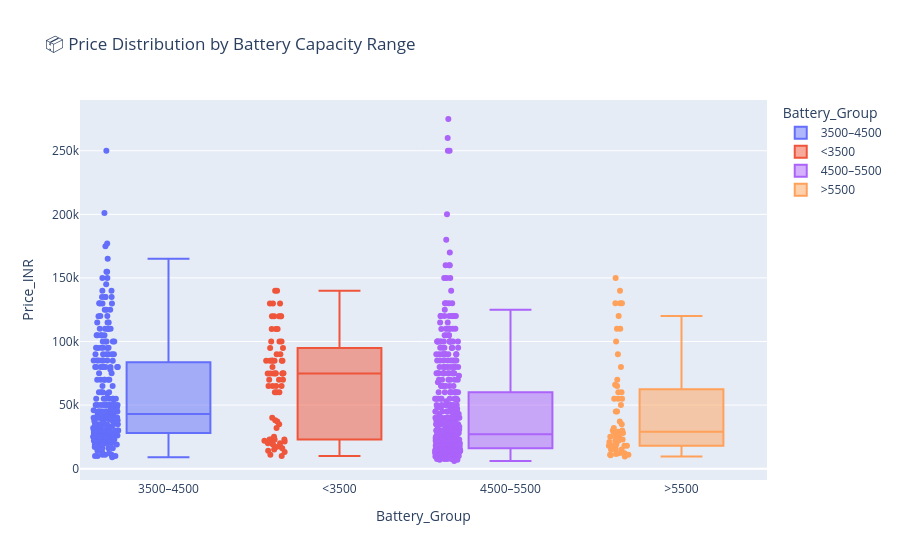

This figure's notebook cell:
### Markdown cell above
###### Helps you see which battery ranges correspond to high-end phones.

### Code cell
import pandas as pd
import plotly.express as px

# Create battery range groups
bins = [0, 3500, 4500, 5500, 7000]
labels = ['<3500', '3500–4500', '4500–5500', '>5500']
data['Battery_Group'] = pd.cut(data['Battery_mAh'], bins=bins, labels=labels, include_lowest=True)

fig = px.box(
    data,
    x='Battery_Group',
    y='Price_INR',
    color='Battery_Group',
    title='📦 Price Distribution by Battery Capacity Range',
    points='all'
)
fig.show()

### Figure 1 — Plotly figure (JSON) as saved in the notebook; plotly's stock layout.template omitted (floating-point values rounded to 4 significant figures; data arrays with more than 128 entries replaced by an {"elided": "..."} marker saying what was removed)
{"data": [{"alignmentgroup": "True", "boxpoints": "all", "hovertemplate": "Battery_Group=%{x}<br>Price_INR=%{y}<extra></extra>", "legendgroup": "3500–4500", "marker": {"color": "#636efa"}, "name": "3500–4500", "notched": false, "offsetgroup": "3500–4500", "orientation": "v", "showlegend": true, "type": "box", "x": {"elided": "251 str values"}, "x0": " ", "xaxis": "x", "y": {"elided": "251 int values"}, "y0": " ", "yaxis": "y"}, {"alignmentgroup": "True", "boxpoints": "all", "hovertemplate": "Battery_Group=%{x}<br>Price_INR=%{y}<extra></extra>", "legendgroup": "<3500", "marker": {"color": "#EF553B"}, "name": "<3500", "notched": false, "offsetgroup": "<3500", "orientation": "v", "showlegend": true, "type": "box", "x": ["<3500", "<3500", "<3500", "<3500", "<3500", "<3500", "<3500", "<3500", "<3500", "<3500", "<3500", "<3500", "<3500", "<3500", "<3500", "<3500", "<3500", "<3500", "<3500", "<3500", "<3500", "<3500", "<3500", "<3500", "<3500", "<3500", "<3500", "<3500", "<3500", "<3500", "<3500", "<3500", "<3500", "<3500", "<3500", "<3500", "<3500", "<3500", "<3500", "<3500", "<3500", "<3500", "<3500", "<3500", "<3500", "<3500", "<3500", "<3500", "<3500", "<3500", "<3500", "<3500", "<3500", "<3500", "<3500", "<3500", "<3500", "<3500", "<3500", "<3500", "<3500", "<3500", "<3500", "<3500", "<3500", "<3500", "<3500", "<3500", "<3500", "<3500"], "x0": " ", "xaxis": "x", "y": [74999, 79999, 89999, 69999, 74999, 84999, 69900, 74900, 84900, 74900, 84900, 94900, 119900, 129900, 139900, 69900, 74900, 84900, 74900, 84900, 94900, 119900, 129900, 139900, 64900, 74900, 84900, 99900, 109900, 119900, 89900, 99900, 99900, 109900, 119900, 109900, 119900, 129900, 64900, 74900, 84900, 64999, 59999, 17499, 18990, 15999, 9990, 22990, 19990, 34999, 37999, 36999, 22999, 19999, 12999, 16999, 22999, 13999, 10999, 14999, 24990, 21990, 21400, 59999, 64999, 19999, 22999, 39999, 59999, 31999], "y0": " ", "yaxis": "y"}, {"alignmentgroup": "True", "boxpoints": "all", "hovertemplate": "Battery_Group=%{x}<br>Price_INR=%{y}<extra></extra>", "legendgroup": "4500–5500", "marker": {"color": "#ab63fa"}, "name": "4500–5500", "notched": false, "offsetgroup": "4500–5500", "orientation": "v", "showlegend": true, "type": "box", "x": {"elided": "472 str values"}, "x0": " ", "xaxis": "x", "y": {"elided": "472 int values"}, "y0": " ", "yaxis": "y"}, {"alignmentgroup": "True", "boxpoints": "all", "hovertemplate": "Battery_Group=%{x}<br>Price_INR=%{y}<extra></extra>", "legendgroup": ">5500", "marker": {"color": "#FFA15A"}, "name": ">5500", "notched": false, "offsetgroup": ">5500", "orientation": "v", "showlegend": true, "type": "box", "x": [">5500", ">5500", ">5500", ">5500", ">5500", ">5500", ">5500", ">5500", ">5500", ">5500", ">5500", ">5500", ">5500", ">5500", ">5500", ">5500", ">5500", ">5500", ">5500", ">5500", ">5500", ">5500", ">5500", ">5500", ">5500", ">5500", ">5500", ">5500", ">5500", ">5500", ">5500", ">5500", ">5500", ">5500", ">5500", ">5500", ">5500", ">5500", ">5500", ">5500", ">5500", ">5500", ">5500", ">5500", ">5500", ">5500", ">5500", ">5500", ">5500", ">5500", ">5500", ">5500", ">5500", ">5500", ">5500", ">5500"], "x0": " ", "xaxis": "x", "y": [23999, 26999, 17999, 20999, 14999, 17999, 23999, 26999, 18999, 21999, 14999, 17999, 119999, 129999, 139999, 149999, 109999, 44999, 44999, 69999, 54999, 49999, 54999, 59999, 64999, 59999, 65999, 34999, 36999, 29999, 31999, 15999, 17999, 89999, 99999, 109999, 29999, 22999, 79999, 54999, 24999, 21999, 14999, 11999, 10499, 10999, 11999, 12499, 9499, 11499, 28999, 129999, 28999, 129999, 10999, 27999], "y0": " ", "yaxis": "y"}], "layout": {"autosize": true, "boxmode": "overlay", "legend": {"title": {"text": "Battery_Group"}, "tracegroupgap": 0}, "title": {"text": "📦 Price Distribution by Battery Capacity Range"}, "xaxis": {"anchor": "y", "autorange": true, "categoryarray": ["3500–4500", "<3500", null, "4500–5500", ">5500"], "categoryorder": "array", "domain": [0, 1], "range": [-0.5137, 3.5], "title": {"text": "Battery_Group"}, "type": "category"}, "yaxis": {"anchor": "x", "autorange": true, "domain": [0, 1], "range": [-8945.0, 289900.0], "title": {"text": "Price_INR"}, "type": "linear"}}}
